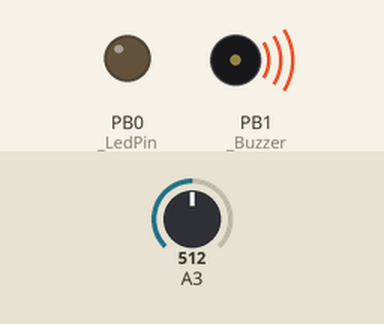
Bench run of a program on a simulated ATtiny85, built with avr-gcc and run on an emulated ATtiny85. Shown: output pins drawn as LEDs (lit = HIGH), buzzer (waves = sounding). The inputs (shaded band) are chosen by the test bench; at power-on: A3 = 512.

Above: at 4.9 s.
At 7.3 s:
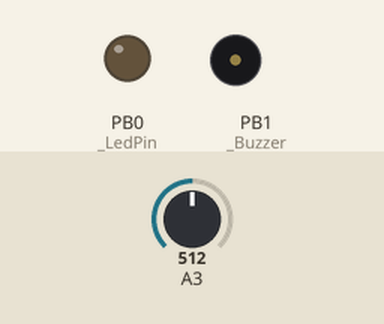
7.4 s: A3 set to 324
9.6 s: A3 set to 299
At 12.7 s:
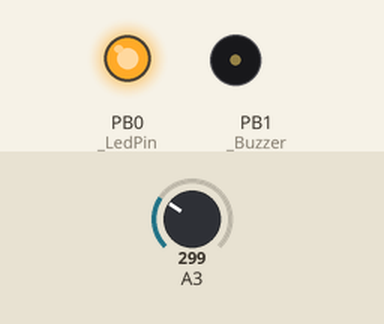
Timing chart, 0 to 18.6 s (numbered marks = the images above; inputs shaded):
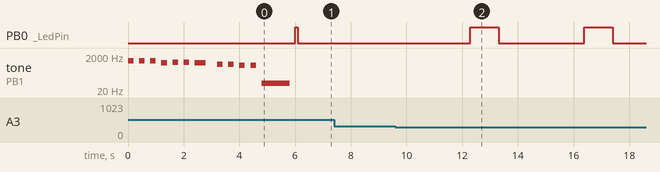

The program:

main.cpp
```cpp
#include <Arduino.h>

constexpr static uint8_t _LedPin = 0;
constexpr static uint8_t _LightSensor = 3;
constexpr static uint8_t _Buzzer = 1;

constexpr static int32_t _ThresholdVoltage = 1024 / 50 * 10;
constexpr static uint64_t _TimerLengthMs = 30 * 60 * 1000ULL;

static int32_t _InitialBrightness;
static uint64_t trigger_timeout_start_ms;
static bool trigger_timeout_started;
static uint64_t timerBeginn;

enum
{
  timer_not_set,
  timer_running,
  timer_ringing,
} _State = timer_not_set;

template <typename T>
T no_wrap_sub(const T a, const T b)
{
  if (a >= b)
    return a - b;
  else
    return 0;
}

void measure_initial_brightness()
{
  _InitialBrightness = analogRead(_LightSensor);
}

void init_values()
{
  trigger_timeout_start_ms = 0;
  trigger_timeout_started = false;
  timerBeginn = 0;
}

bool light_triggered()
{
  const int32_t val = analogRead(_LightSensor);

  if (val <= no_wrap_sub(_InitialBrightness, _ThresholdVoltage))
  {
    if (!trigger_timeout_started)
    {
      trigger_timeout_started = true;
      trigger_timeout_start_ms = millis();
    }
    else
    {
      if (trigger_timeout_start_ms + 1000 < millis())
      {
        trigger_timeout_started = false;
        trigger_timeout_start_ms = 0;
        return true;
      }
    }
  }
  else
  {
    trigger_timeout_started = false;
  }

  return false;
}

bool dark_triggered()
{
  const int32_t val = analogRead(_LightSensor);

  if (val >= _InitialBrightness)
  {
    if (!trigger_timeout_started)
    {
      trigger_timeout_started = true;
      trigger_timeout_start_ms = millis();
    }
    else
    {
      if (trigger_timeout_start_ms + 1000 < millis())
      {
        trigger_timeout_started = false;
        trigger_timeout_start_ms = 0;
        return true;
      }
    }
  }
  else
  {
    trigger_timeout_started = false;
  }

  return false;
}

bool timer_finished()
{
  if ((uint64_t)(timerBeginn + _TimerLengthMs) < millis())
    return true;

  return false;
}

void blink_timer()
{
  digitalWrite(_LedPin, !(millis() & 3072));
}

void ring_timer()
{
  digitalWrite(_LedPin, 1);

  if (!!(millis() & 3072))
    tone(_Buzzer, 1000 + (millis() & 1023));
  else
    noTone(_Buzzer);
}

#define ARRAYSIZE(a) (sizeof(a) / sizeof(a[0]))

void setup()
{
  pinMode(_LedPin, OUTPUT);

  const uint16_t notes[] = { 2093, 0, 2093, 0, 2093, 0, 1568, 0, 1760, 0, 1760, 0, 1568, 1568, 0, 0, 1319, 0, 1319, 0, 1175, 0, 1175, 0, 100, 100, 100, 100, 100, 0 };

  for (size_t i = 0; i < ARRAYSIZE(notes); i++)
  {
    if (notes[i] == 0)
      noTone(_Buzzer);
    else
      tone(_Buzzer, notes[i] / 2);

    delay(200);
  }

  digitalWrite(_LedPin, 1); // to compensate for the brightness of the led.
  delay(100);
  measure_initial_brightness();
  init_values();
  digitalWrite(_LedPin, 0);
}

void loop()
{
  switch(_State)
  {
    case timer_not_set:
    {
      if (light_triggered())
      {
        timerBeginn = millis();
        _State = timer_running;
      }

      break;
    }
    case timer_running:
    {
      blink_timer();

      if (timer_finished())
      {
        digitalWrite(_LedPin, 0);
        _State = timer_ringing;
      }

      break;
    }
    case timer_ringing:
    {
      ring_timer();

      if (dark_triggered())
      {
        noTone(_Buzzer);
        digitalWrite(_LedPin, 0);

        _State = timer_not_set;
        init_values();
      }

      break;
    }
    default:
    {
      digitalWrite(_LedPin, 0);
      noTone(_Buzzer);
      break;
    }
  }
}
```

Measured:
- the behaviour switches between 313 and 312 on A3 (found by bisection; images 1 and 2)
- after the input at 7.4 s, every drawn part: stays the same
- after the input at 9.6 s, PB0 (_LedPin): alternates HIGH for 1.0 s and LOW for 3.1 s, starting after 2.7 s
